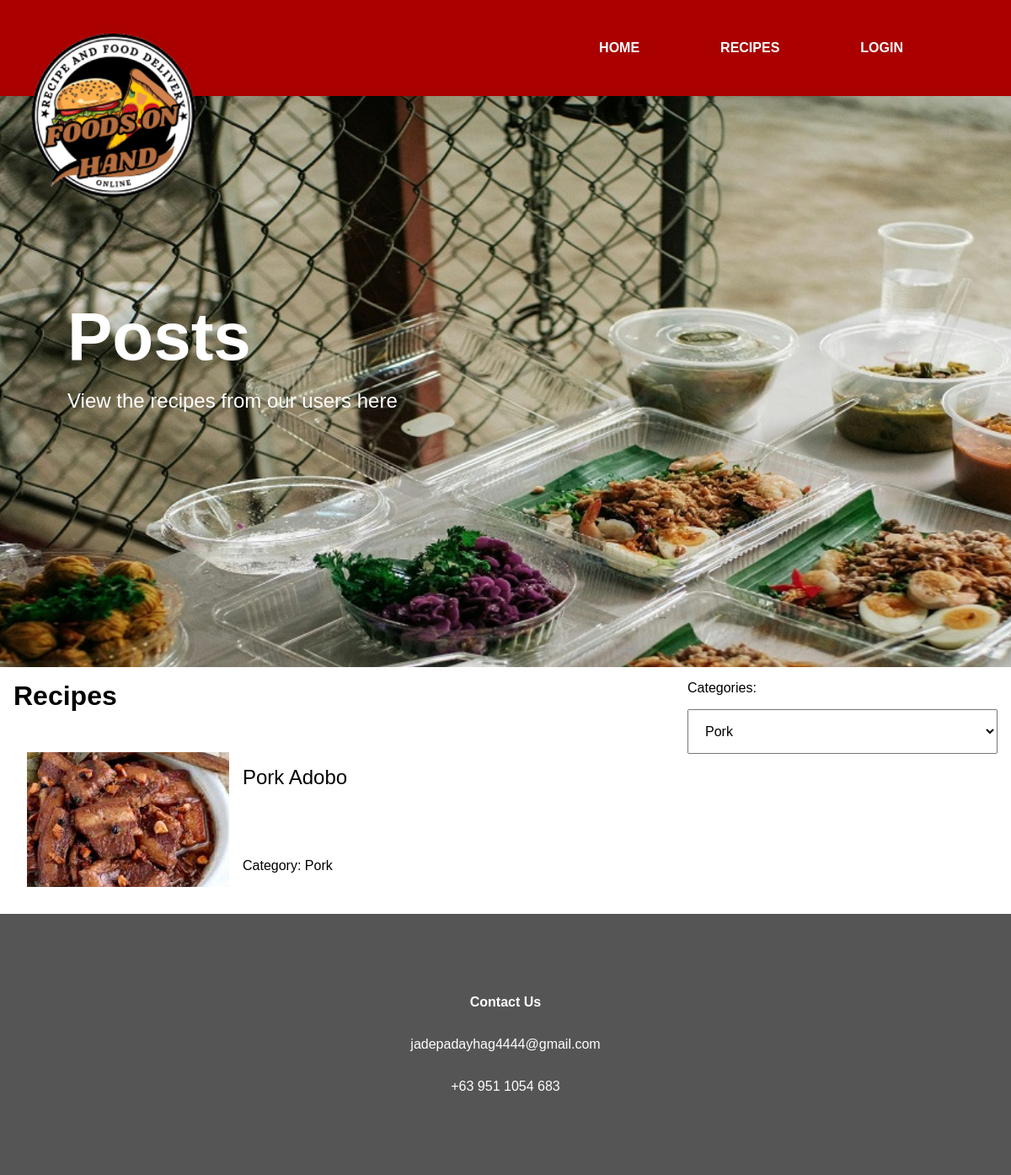
Page /recipes/?category=pork on the committed database.
### tables this page shows
CREATE TABLE "recipes" (`id` INTEGER PRIMARY KEY AUTOINCREMENT, `user_id` INTEGER REFERENCES `users`(`id`), `title` TEXT, `content` TEXT, `category` TEXT, `image` TEXT, `time` INTEGER DEFAULT (unixepoch()));

### common.php (the view, shortened to what this page needs)
<?php
function getUser() {
    $db = new SQLite3("database.db");
    if (isset($_COOKIE["session"]) == false) {
        return false;
    }
    $query = <<<SQL
        SELECT * FROM `users` WHERE `session` = :session
    SQL;
    $stmt = $db->prepare($query);
    $stmt->bindValue(":session", $_COOKIE["session"]);
    $user = $stmt->execute()->fetchArray();
    return $user;
}
function renderHeader($title, $description) {
    $title = str_replace("\n", "<br>", $title);
    $description = str_replace("\n", "<br>", $description);
    $user = getUser();
    $login = <<<HTML
        <a style="
            display: block;
            padding: 3rem;
            color: #fff;
            font-weight: bold;
            cursor: pointer;"
            class="g_panelTab"
            href="login/">
            LOGIN
        </a>
    HTML;
    return <<<HTML
        <div style="
            height: 99vh;
            position: relative;
            background-image: url(assets/bg.jpg);
            background-size: cover;
            background-attachment: fixed;
            background-position: center;"
            id="g_panelBackground">
            <div>
                <div style="
                    display: grid;
                    grid-template-columns: 1fr repeat(3, max-content) 5rem;
                    background-color: #a00;"
                    id="g_panelHeader">
                    <div></div>
                    <a style="
                        display: block;
                        padding: 3rem;
                        color: #fff;
                        font-weight: bold;
                        cursor: pointer;"
                        class="g_panelTab"
                        href="./">
                        HOME
                    </a>
                    <a style="
                        display: block;
                        padding: 3rem;
                        color: #fff;
                        font-weight: bold;
                        cursor: pointer;"
                        class="g_panelTab"
                        href="recipes/">
                        RECIPES
                    </a>
                    {$login}
                    <div></div>
                </div>
                <div style="
                    padding: 5rem;
                    padding-top: 15rem;
                    padding-bottom: 1rem;
                    font-size: 5rem;
                    font-weight: bold;
                    color: #fff;"
                    id="g_panelTitle">
                    {$title}
                </div>
                <div style="
                    padding: 5rem;
                    padding-top: 0rem;
                    font-size: 1.5rem;
                    color: #fff;">
                    {$description}
                </div>
            </div>
            <div style="
                position: absolute;
                left: 0rem;
                top: 0rem;
                padding: 1rem;">
                <img style="
                    width: 15rem;
                    height: 15rem;
                    object-fit: contain;" src="assets/logo.png"
                    id="g_imgLogo">
            </div>
        </div>
    HTML;
}
function renderFooter() {
    return <<<HTML
        <div style="
            padding: 5rem;
            background-color: #555;
            color: #fff;
            text-align: center;">
            <div style="
                padding: 1rem;
                font-weight: bold;">
                Contact Us
            </div>
            <div style="
                padding: 1rem;">
                jadepadayhag4444@gmail.com
            </div>
            <div style="
                padding: 1rem;">
                +63 951 1054 683
            </div>
        </div>
    HTML;
}
function renderRecipe($recipe) {
    $categoryMap = [
        "pork" => "Pork",
        "chicken" => "Chicken",
        "beef" => "Beef",
        "fish" => "Fish",
        "vegetable" => "Vegetable",
        "seafood" => "Seafood"
    ];
    $src = "uploads/" . $recipe["image"];
    $title = htmlentities($recipe["title"]);
    $category = $categoryMap[$recipe["category"]];
    echo <<<HTML
        <a style="
            display: grid;
            grid-template-columns: max-content 1fr;
            padding: 1rem;
            padding-top: 0rem;"
            href="recipe/?id={$recipe['id']}"
            class="g_panelRecipe">
            <div style="
                width: 15rem;
                height: 10rem;">
                <img style="
                    width: 100%;
                    height: 100%;
                    object-fit: cover;"
                    src="{$src}">
            </div>
            <div style="
                display: grid;
                grid-template-rows: 1fr max-content;">
                <div style="
                    padding: 1rem;
                    font-size: 1.5rem;
                    overflow: hidden;">
                    {$title}
                </div>
                <div style="
                    padding: 1rem;">
                    Category: {$category}
                </div>
            </div>
        </a>
    HTML;
}

### recipes/index.php (shortened to what this page needs)
<?php
require_once "common.php";
$db = new SQLite3("database.db");
$category = "all";
if (isset($_GET["category"])) {
    $category = $_GET["category"];
}
?>
<html>
    <head>
        <link rel="stylesheet" href="style.css">
    </head>
    <body>
        <?= renderHeader("Posts", "View the recipes from our users here") ?>
        <div style="
            display: grid;
            grid-template-columns: 2fr 1fr;"
            id="panelPosts">
            <div>
                <div style="
                    padding: 1rem;
                    font-size: 2rem;
                    font-weight: bold;">
                    Recipes
                </div>
                <div style="
                    padding: 1rem;
                    padding-top: 2rem;">
                    <?php
                        if ($category == "all") {
                            $query = <<<SQL
                                SELECT * FROM `recipes`
                            SQL;
                            $stmt = $db->prepare($query);
                            $recipes = $stmt->execute();
                        } else {
                            $query = <<<SQL
                                SELECT * FROM `recipes` WHERE `category` = :category
                            SQL;
                            $stmt = $db->prepare($query);
                            $stmt->bindValue(":category", $category);
                            $recipes = $stmt->execute();
                        }
                        while ($recipe = $recipes->fetchArray(SQLITE3_ASSOC)) {
                            renderRecipe($recipe);
                        }
                    ?>
                </div>
            </div>
            <div>
                <div style="
                    padding: 1rem;">
                    Categories:
                </div>
                <div style="
                    padding: 1rem;
                    padding-top: 0rem;">
                    <select id="selectCategories">
                        <option value="pork">
                            Pork
                        </option>
                    </select>
                </div>
            </div>
        </div>
        <?= renderFooter() ?>
    </body>
</html>

### style.css (style rules this page uses)
body { margin: 0rem; padding: 0rem; font-size: 1rem; font-family: Arial, Helvetica, sans-serif; }
a { text-decoration: none; color: inherit; }
select { padding: 1rem; width: 100%; font-size: 1rem; font-family: Arial, Helvetica, sans-serif; }

### rows in the picture
recipes: image (picture), title "Pork Adobo", category "Pork"

### other values in the picture
str_replace("\n", "<br>", $title) "Posts"
str_replace("\n", "<br>", $description) "View the recipes from our users here"
